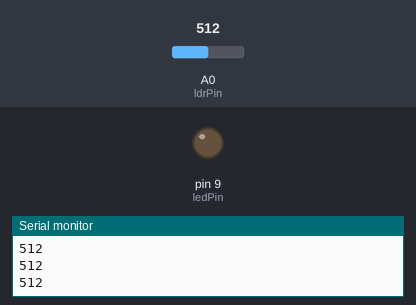
A sketch run on a simulated Arduino Uno, built with avr-gcc and run on an emulated ATmega328P. Shown: output pins drawn as LEDs (lit = HIGH), the last lines printed to the serial monitor. The inputs (shaded band) are chosen by the test bench; at power-on: A0 (ldrPin) = 512.

Above: at 1.3 s.
1.4 s: A0 (ldrPin) set to 486
At 2.3 s:
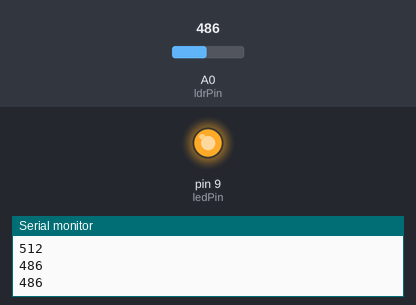
3.0 s: A0 (ldrPin) set to 510
At 3.4 s:
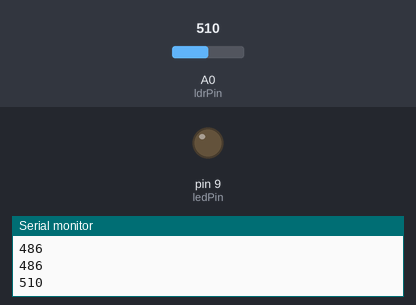
4.5 s: A0 (ldrPin) set to 490
At 5.8 s:
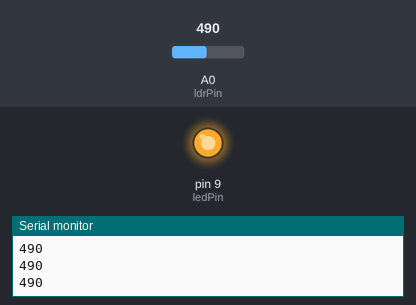
Timing chart, 0 to 7.5 s (numbered marks = the images above; inputs shaded):
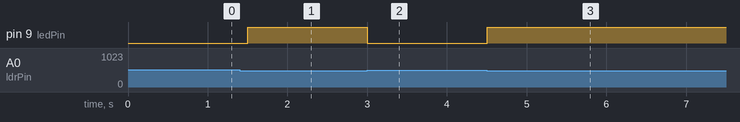

Measured:
- the behaviour switches between 500 and 499 on A0 (ldrPin) (found by bisection; images 0 and 1)
- after the input at 1.4 s, pin 9 (ledPin): LOW → HIGH after 0.10 s
- after the input at 3.0 s, pin 9 (ledPin): HIGH → LOW at once
- after the input at 4.5 s, pin 9 (ledPin): LOW → HIGH at once

The sketch:

sketch_may17a.ino
```cpp
const int ledPin = 9; // Pin del LED
const int ldrPin = A0; // Pin de la fotorresistencia

void setup() {
  pinMode(ledPin, OUTPUT);
  Serial.begin(9600);
}

void loop() {
  int ldrValue = analogRead(ldrPin); // Leer el valor de la LDR
  Serial.println(ldrValue);

  if (ldrValue < 500) {
    digitalWrite(ledPin, HIGH); // Encender el LED
  } else {
    digitalWrite(ledPin, LOW); // Apagar el LED
  }

  delay(500);
}
```
